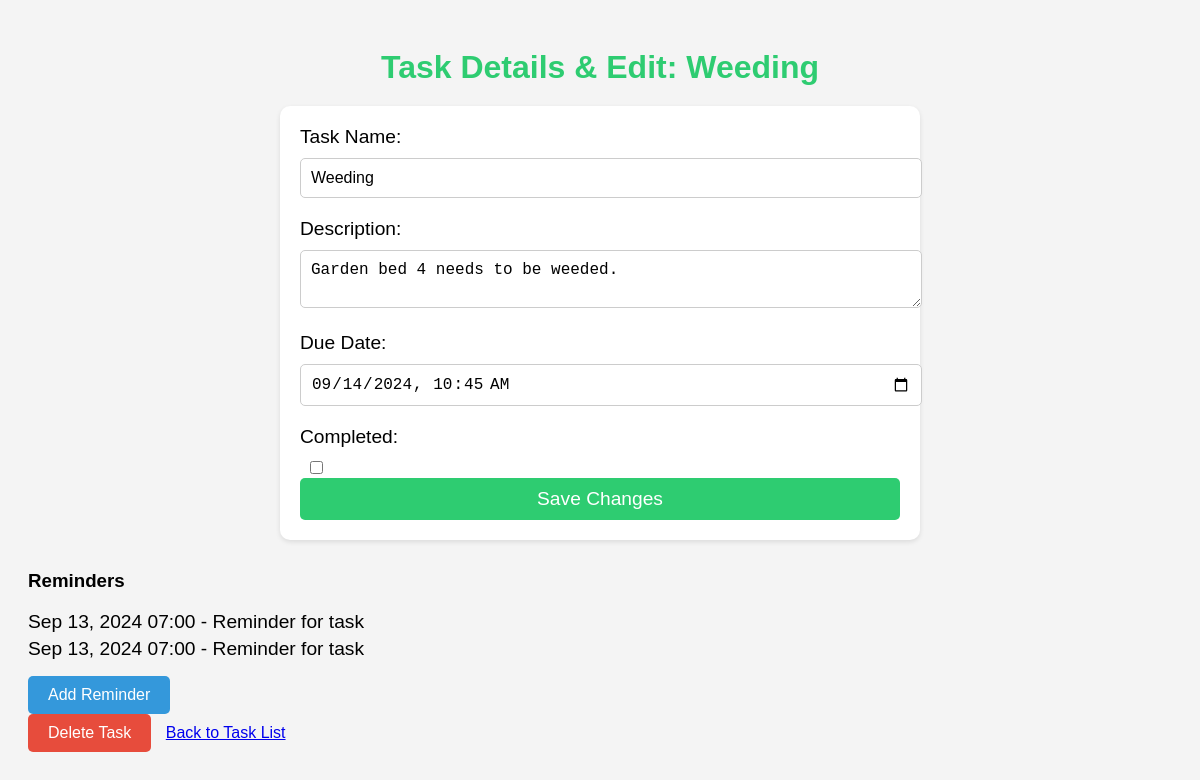
The app's page /planner/2/, older data.
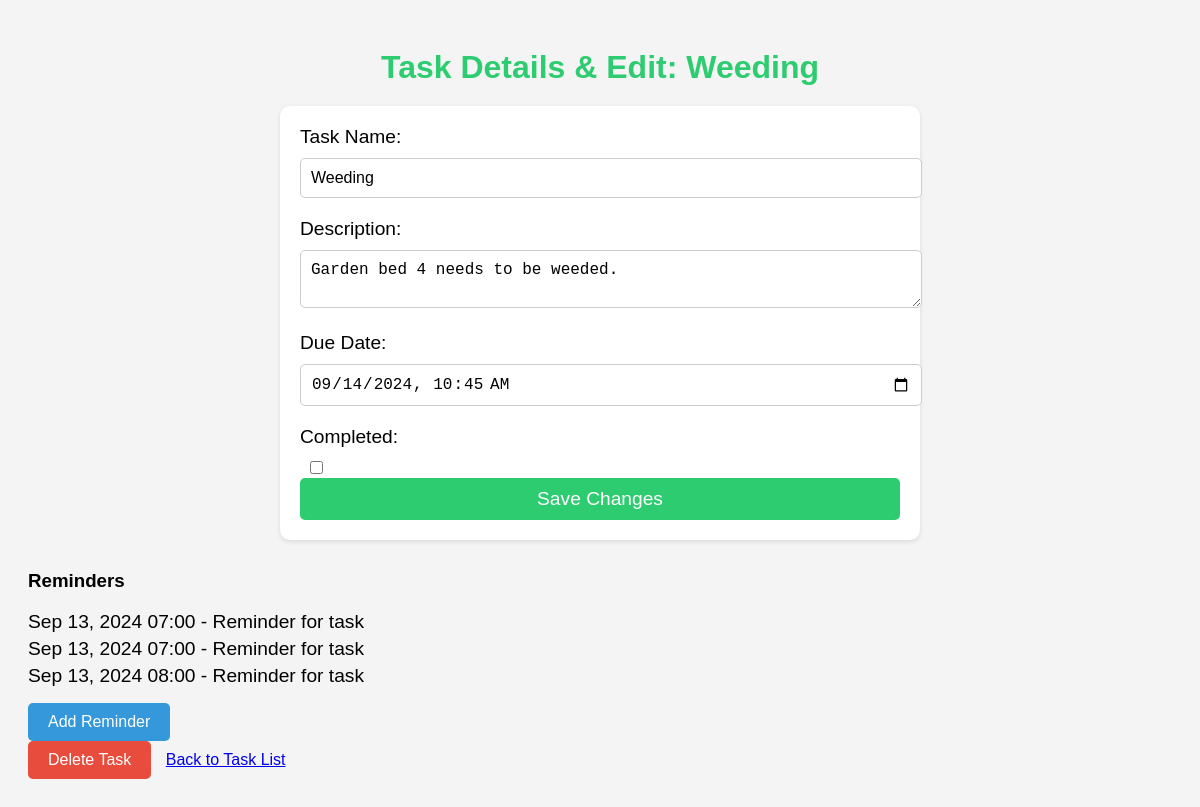
The same page, newer data.
### planner/models.py (models this page shows, shortened)
class Reminder(models.Model):
    task = models.ForeignKey(Task, on_delete=models.CASCADE, related_name="reminders")  # Reminder is linked to a task
    remind_at = models.DateTimeField()  # Date and time when the reminder should trigger

### planner/views.py (the view, shortened to what this page needs)
# urls.py: path('<int:task_id>/', views.task_detail_edit, name='task_detail_edit'),  # URL for viewing task details
def task_detail_edit(request, task_id):
    task = get_object_or_404(Task, id=task_id)  # Fetch task by ID
    reminders = task.reminders.all()  # Fetch all reminders for the task
    return render(request, 'planner/task_detail_edit.html', {
        'task': task,
        'reminders': reminders
    })

### planner/templates/planner/task_detail_edit.html (shortened to what this page needs)
{% load static %}
<!DOCTYPE html>
<html lang="en">
<head>
    <link rel="stylesheet" href="{% static 'planner/css/task_detail_edit.css' %}">
</head>
<body>
    <h1>Task Details & Edit: {{ task.name }}</h1>
    <form method="POST">
        <label for="name">Task Name:</label>
        <input type="text" name="name" value="{{ task.name }}" required>
        <label for="description">Description:</label>
        <textarea name="description">{{ task.description }}</textarea>
        <label for="due_date">Due Date:</label>
        <input type="datetime-local" name="due_date" value="{{ task.due_date|date:'Y-m-d\TH:i' }}" required>
        <label for="completed">Completed:</label>
        <input type="checkbox" name="completed" {% if task.completed %}checked{% endif %}>
        <button type="submit">Save Changes</button>
    </form>
    <div class="reminders-section">
        <h3>Reminders</h3>
        <ul>
            {% for reminder in reminders %}
                <li>{{ reminder.remind_at|date:"M d, Y H:i" }} - Reminder for task</li>
            {% empty %}
                <li>No reminders set for this task.</li>
            {% endfor %}
        </ul>
        <a href="{% url 'add_reminder' task.id %}" class="btn-add-reminder">Add Reminder</a>
    </div>
    <a href="{% url 'task_delete' task.id %}" class="btn-delete">Delete Task</a>
    <a href="{% url 'task_list' %}">Back to Task List</a>
</body>
</html>

Row changes from the older to the newer data that the page shows:
added Reminder: remind_at "Sep 13, 2024 08:00"
